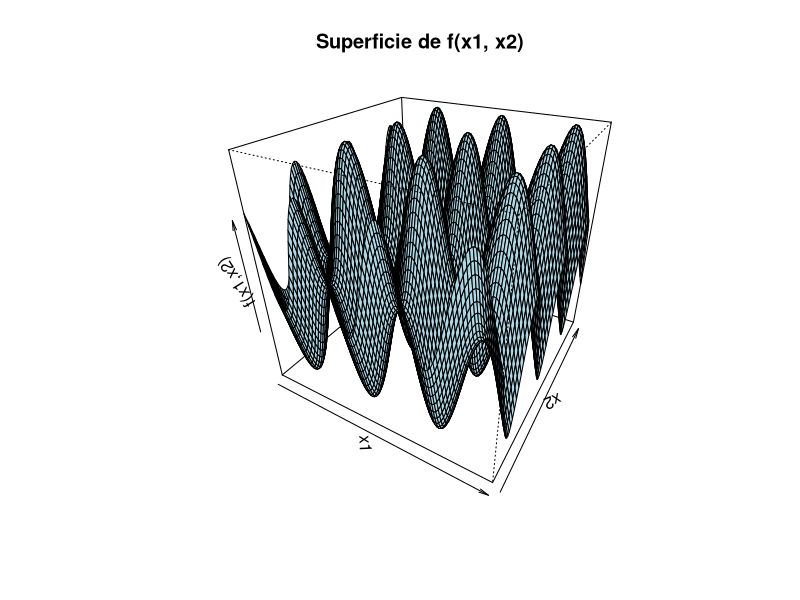
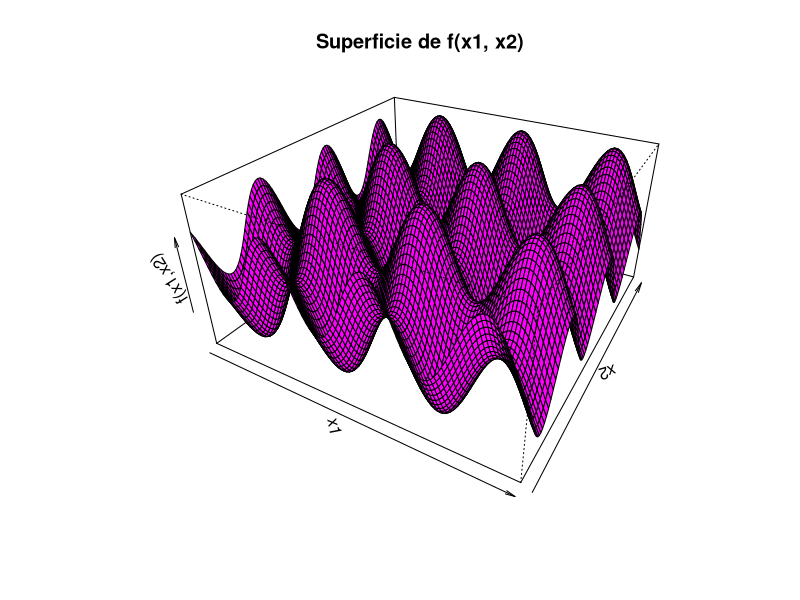

Generate these figures, in order, with R:
# Generar la secuencia de valores
x1 <- seq(-10, 10, length.out = 100)
x2 <- seq(-10, 10, length.out = 100)

# Definir la función a ser optimizada
f <- function(x1, x2) {
  sin(x1) + sin(x2)
}

# Establecer un punto inicial para la optimización
initial_values <- c(0, 2.5)  # Valores iniciales para x1 y x2

# Realizar la optimización usando optim()
result <- optim(initial_values, function(x) f(x[1], x[2]), control = list(fnscale = -1))  # Maximizar

# Resultados de la optimización
optimal_values <- result$par  # Valores óptimos encontrados
optimal_value <- -result$value  # Valor óptimo de la función

# Imprimir resultados
cat("Valores óptimos: x1 =", optimal_values[1], ", x2 =", optimal_values[2], "\n")
cat("Valor óptimo de f(x1, x2):", optimal_value, "\n")

# Aplicar outer para generar la matriz z
z <- outer(x1, x2, f)

# Graficar la superficie 3D usando persp()
persp(x1, x2, z, theta = 30, phi = 30, col = "lightblue", 
      xlab = "x1", ylab = "x2", zlab = "f(x1,x2)", 
      main = "Superficie de f(x1, x2)")

persp(x1, x2, z, theta = 30, phi = 30, col = "magenta", 
      xlab = "x1", ylab = "x2", zlab = "f(x1,x2)", 
      main = "Superficie de f(x1, x2)", 
      expand = 0.5)
